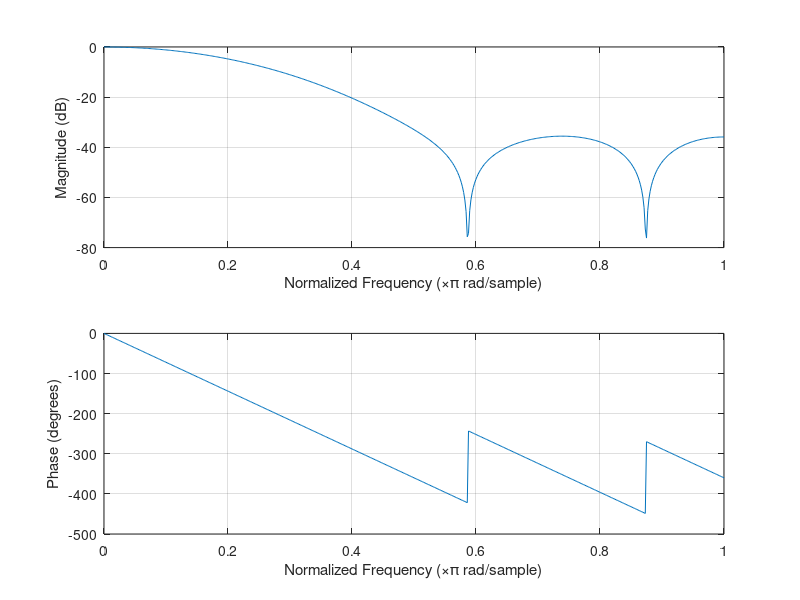
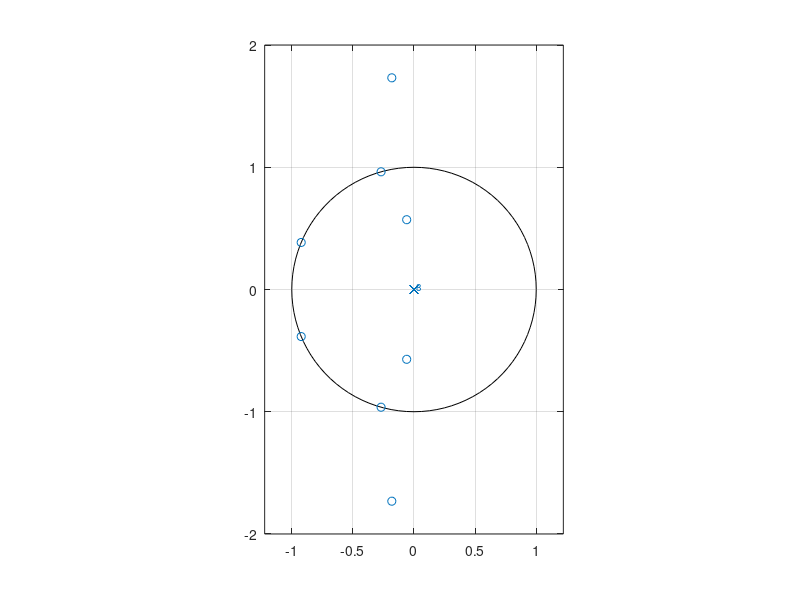

These figures' MATLAB source, in order:
order = 8;
cutoff_f = 300;
rippel_pass = 0.5;
cut_att = 50;
sample_f = 4000;

wn = cutoff_f/sample_f;

f = fir1(order, wn);

figure(1);
freqz(f);

figure(2);
zplane(f);